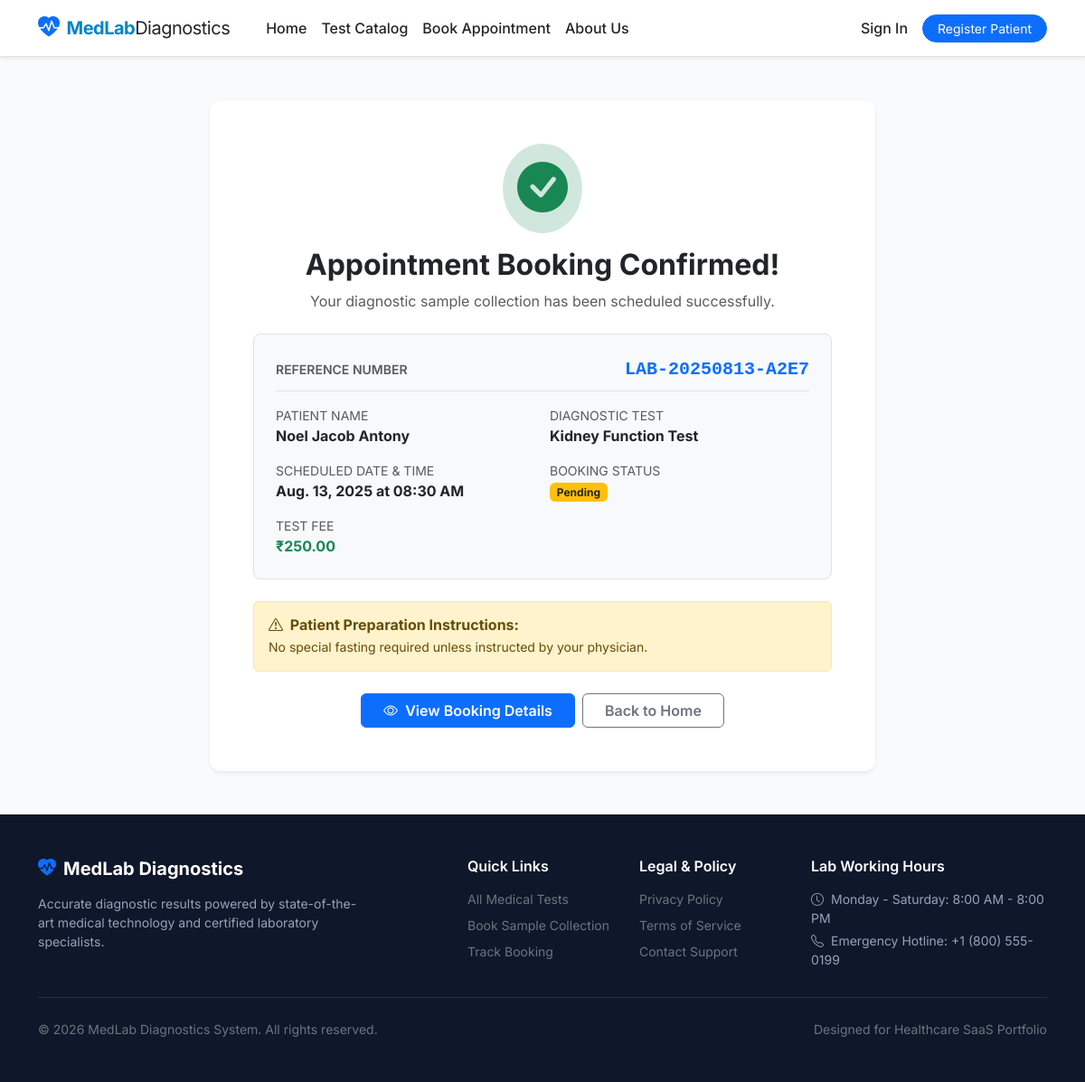
/success/LAB-20250813-A2E7/, run on the app's committed database.
### booking/models.py (models this page shows, shortened)
class Booking(models.Model):
    STATUS_PENDING = 'pending'
    STATUS_CONFIRMED = 'confirmed'
    STATUS_SAMPLE_COLLECTED = 'sample_collected'
    STATUS_PROCESSING = 'processing'
    STATUS_COMPLETED = 'completed'
    STATUS_CANCELLED = 'cancelled'
    STATUS_CHOICES = [
        (STATUS_PENDING, 'Pending'),
        (STATUS_CONFIRMED, 'Confirmed'),
        (STATUS_SAMPLE_COLLECTED, 'Sample Collected'),
        (STATUS_PROCESSING, 'Processing'),
        (STATUS_COMPLETED, 'Completed'),
        (STATUS_CANCELLED, 'Cancelled'),
    ]
    ALLOWED_TRANSITIONS = {
        STATUS_PENDING: [STATUS_CONFIRMED, STATUS_CANCELLED],
        STATUS_CONFIRMED: [STATUS_SAMPLE_COLLECTED, STATUS_CANCELLED],
        STATUS_SAMPLE_COLLECTED: [STATUS_PROCESSING, STATUS_CANCELLED],
        STATUS_PROCESSING: [STATUS_COMPLETED, STATUS_CANCELLED],
        STATUS_COMPLETED: [],
        STATUS_CANCELLED: [],
    }
    reference_number = models.CharField(
        max_length=20,
        unique=True,
        blank=True,
        editable=False,
        help_text='Unique booking reference code (e.g. LAB-20250101-ABCD)'
    )
    patient = models.ForeignKey(
        Patient,
        on_delete=models.CASCADE,
        related_name='bookings',
        help_text='Patient who made the booking'
    )
    test = models.ForeignKey(
        Test,
        on_delete=models.CASCADE,
        related_name='bookings',
        help_text='Medical test to be performed'
    )
    booking_date = models.DateField(help_text='Date when the test will be performed')
    booking_time = models.TimeField(help_text='Time when the test will be performed')
    status = models.CharField(
        max_length=20,
        choices=STATUS_CHOICES,
        default=STATUS_PENDING,
        help_text='Current status of the booking'
    )
    notes = models.TextField(
        blank=True,
        help_text='Additional notes or special instructions'
    )
    created_at = models.DateTimeField(auto_now_add=True)
    updated_at = models.DateTimeField(auto_now=True)
    class Meta:
        ordering = ['-booking_date', '-booking_time']
        verbose_name = 'Booking'
        verbose_name_plural = 'Bookings'
        constraints = [
            models.UniqueConstraint(
                fields=['test', 'booking_date', 'booking_time'],
                condition=models.Q(status__in=['pending', 'confirmed', 'sample_collected', 'processing']),
                name='unique_active_booking_slot'
            )
        ]
        indexes = [
            models.Index(fields=['status']),
            models.Index(fields=['booking_date', 'booking_time']),
            models.Index(fields=['reference_number']),
        ]
    @property
    def total_cost(self):
        return self.test.price
    def get_status_badge_class(self):
        badge_classes = {
            self.STATUS_PENDING: 'bg-warning text-dark',
            self.STATUS_CONFIRMED: 'bg-info text-white',
            self.STATUS_SAMPLE_COLLECTED: 'bg-primary text-white',
            self.STATUS_PROCESSING: 'bg-purple text-white',
            self.STATUS_COMPLETED: 'bg-success text-white',
            self.STATUS_CANCELLED: 'bg-danger text-white',
        }
        return badge_classes.get(self.status, 'bg-secondary text-white')

class Patient(models.Model):
    GENDER_CHOICES = [
        ('M', 'Male'),
        ('F', 'Female'),
        ('O', 'Other'),
    ]
    user = models.OneToOneField(
        settings.AUTH_USER_MODEL,
        on_delete=models.CASCADE,
        null=True,
        blank=True,
        related_name='patient_profile',
        help_text='Associated user account if registered'
    )
    name = models.CharField(max_length=100, help_text='Full name of the patient')
    age = models.IntegerField(
        validators=[MinValueValidator(1), MaxValueValidator(120)],
        help_text='Age of the patient'
    )
    gender = models.CharField(max_length=1, choices=GENDER_CHOICES)
    phone = models.CharField(
        max_length=15,
        validators=[RegexValidator(r'^\+?1?\d{9,15}$', 'Enter a valid phone number (e.g. +1234567890 or 9876543210)')],
        help_text='Contact phone number'
    )
    email = models.EmailField(help_text='Email address for notifications and account verification')
    address = models.TextField(help_text='Full address of the patient')
    created_at = models.DateTimeField(auto_now_add=True)
    updated_at = models.DateTimeField(auto_now=True)
    class Meta:
        ordering = ['-created_at']
        verbose_name = 'Patient'
        verbose_name_plural = 'Patients'
        indexes = [
            models.Index(fields=['email']),
            models.Index(fields=['phone']),
        ]

class Test(models.Model):
    category = models.ForeignKey(
        Category,
        on_delete=models.SET_NULL,
        null=True,
        blank=True,
        related_name='tests',
        help_text='Category of the test'
    )
    test_name = models.CharField(
        max_length=100,
        unique=True,
        help_text='Name of the medical test'
    )
    code = models.CharField(
        max_length=20,
        unique=True,
        null=True,
        blank=True,
        help_text='Unique test code (e.g. CBC-01)'
    )
    description = models.TextField(help_text='Detailed description of the test and what it diagnoses')
    preparation_instructions = models.TextField(
        blank=True,
        default='No special fasting required unless instructed by your physician.',
        help_text='Patient preparation guidelines (e.g. Fasting 8-10 hours)'
    )
    price = models.DecimalField(
        max_digits=10,
        decimal_places=2,
        validators=[MinValueValidator(0.01)],
        help_text='Price of the test'
    )
    turnaround_time = models.CharField(
        max_length=50,
        default='24 Hours',
        help_text='Estimated time to deliver results (e.g. 12 Hours, 2 Days)'
    )
    duration_hours = models.IntegerField(
        default=1,
        validators=[MinValueValidator(1), MaxValueValidator(24)],
        help_text='Expected duration of the sample collection procedure in hours'
    )
    is_active = models.BooleanField(
        default=True,
        help_text='Whether this test is currently available for booking'
    )
    created_at = models.DateTimeField(auto_now_add=True)
    updated_at = models.DateTimeField(auto_now=True)
    class Meta:
        ordering = ['test_name']
        verbose_name = 'Medical Test'
        verbose_name_plural = 'Medical Tests'
        indexes = [
            models.Index(fields=['is_active', 'test_name']),
        ]

### booking/views.py (the view)
# urls.py: path('success/<str:reference_number>/', views.booking_success, name='booking_success'),
def booking_success(request, reference_number):
    booking = get_object_or_404(Booking.objects.select_related('patient', 'test'), reference_number=reference_number)
    if request.user.is_authenticated and not request.user.is_staff:
        if hasattr(request.user, 'patient_profile') and booking.patient != request.user.patient_profile:
            return HttpResponseForbidden("You are not authorized to view this booking.")
    return render(request, 'booking/booking_success.html', {
        'booking': booking,
        'page_title': f'Booking Confirmed - {booking.reference_number}',
    })

### booking/templates/booking/booking_success.html (shortened to what this page needs)
{% extends "booking/base.html" %}
{% block content %}
<div class="container py-5">
    <div class="row justify-content-center">
        <div class="col-lg-8 text-center">
            <div class="card card-custom p-4 p-md-5 shadow-sm border-0">
                <div class="mb-3">
                    <div class="bg-success-subtle text-success d-inline-flex p-3 rounded-circle">
                        <i class="bi bi-check-circle-fill display-4"></i>
                    </div>
                </div>
                <h2 class="fw-bold text-dark mb-2">Appointment Booking Confirmed!</h2>
                <p class="text-muted mb-4">Your diagnostic sample collection has been scheduled successfully.</p>
                <div class="bg-light p-4 rounded-3 text-start mb-4 border">
                    <div class="d-flex justify-content-between align-items-center mb-3 border-bottom pb-2">
                        <span class="text-muted small fw-semibold">REFERENCE NUMBER</span>
                        <span class="fs-5 fw-bold text-primary font-monospace">{{ booking.reference_number }}</span>
                    </div>
                    <div class="row g-3">
                        <div class="col-sm-6">
                            <span class="text-muted small d-block">PATIENT NAME</span>
                            <strong class="text-dark">{{ booking.patient.name }}</strong>
                        </div>
                        <div class="col-sm-6">
                            <span class="text-muted small d-block">DIAGNOSTIC TEST</span>
                            <strong class="text-dark">{{ booking.test.test_name }}</strong>
                        </div>
                        <div class="col-sm-6">
                            <span class="text-muted small d-block">SCHEDULED DATE & TIME</span>
                            <strong class="text-dark">{{ booking.booking_date }} at {{ booking.booking_time|time:"h:i A" }}</strong>
                        </div>
                        <div class="col-sm-6">
                            <span class="text-muted small d-block">BOOKING STATUS</span>
                            <span class="badge {{ booking.get_status_badge_class }}">{{ booking.get_status_display }}</span>
                        </div>
                        <div class="col-sm-6">
                            <span class="text-muted small d-block">TEST FEE</span>
                            <strong class="text-success fs-6">₹{{ booking.total_cost }}</strong>
                        </div>
                    </div>
                </div>
                {% if booking.test.preparation_instructions %}
                <div class="alert alert-warning text-start mb-4">
                    <h6 class="fw-bold mb-1"><i class="bi bi-exclamation-triangle me-1"></i> Patient Preparation Instructions:</h6>
                    <p class="small mb-0">{{ booking.test.preparation_instructions }}</p>
                </div>
                {% endif %}
                <div class="d-flex flex-wrap gap-2 justify-content-center">
                    <a href="{% url 'booking:booking_detail' booking.reference_number %}" class="btn btn-primary px-4 fw-semibold">
                        <i class="bi bi-eye me-1"></i> View Booking Details
                    </a>
                    {% if user.is_authenticated %}
                    <a href="{% url 'booking:patient_dashboard' %}" class="btn btn-outline-secondary px-4 fw-semibold">
                        Go to Dashboard
                    </a>
                    {% else %}
                    <a href="{% url 'booking:home' %}" class="btn btn-outline-secondary px-4 fw-semibold">
                        Back to Home
                    </a>
                    {% endif %}
                </div>
            </div>
        </div>
    </div>
</div>
{% endblock %}

### booking/templates/booking/base.html (style rules this page uses)
body { font-family: 'Inter', -apple-system, BlinkMacSystemFont, "Segoe UI", Roboto, sans-serif; background-color: #f8fafc; color: #1e293b; display: flex; flex-direction: column; min-height: 100vh; }
.card-custom { border: 1px solid #e2e8f0; border-radius: 0.75rem; transition: transform 0.2s ease, box-shadow 0.2s ease; }

### data on the page
Booking: reference_number "LAB-20250813-A2E7", patient.name "Noel Jacob Antony", test.test_name "Kidney Function Test", booking_date "Aug. 13, 2025", booking_time "08:30 AM", status "Pending", total_cost "250.00", test.preparation_instructions "No special fasting required unless instructed by your physician."
